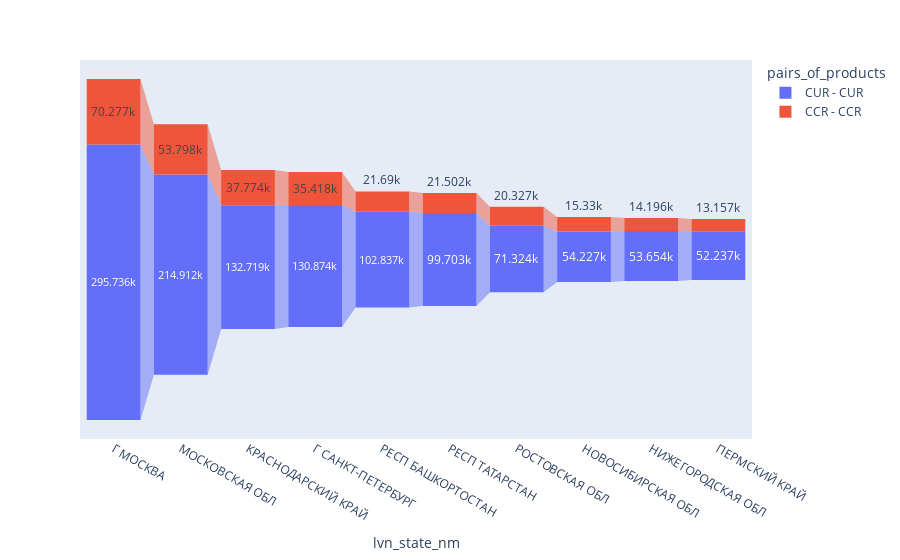

The cell this chart's notebook holds for it:
### Markdown cell above
### - Проверяем изменения на топ 10 записях по городам и частоте миганий

### Code cell
for_funnel_3 = df_top_pairs.groupby(['pairs_of_products', 'lvn_state_nm'], as_index=False)['party_rk'].count() \
            .sort_values(['party_rk', 'lvn_state_nm', 'pairs_of_products'], ascending=False) \
            .reset_index(drop=True) \
            .query("lvn_state_nm in ('Г МОСКВА', 'Г САНКТ-ПЕТЕРБУРГ', 'КРАСНОДАРСКИЙ КРАЙ', 'МОСКОВСКАЯ ОБЛ', 'НИЖЕГОРОДСКАЯ ОБЛ', 'НОВОСИБИРСКАЯ ОБЛ', 'ПЕРМСКИЙ КРАЙ', 'РЕСП БАШКОРТОСТАН', 'РЕСП ТАТАРСТАН', 'РОСТОВСКАЯ ОБЛ')") \
#             .pivot_table(index='pairs_of_products', columns='lvn_state_nm', values='party_rk', aggfunc='sum') \
#             .fillna(0) \
#             .astype(int)

fig_2 = px.funnel(for_funnel_3, x='lvn_state_nm', y='party_rk', color='pairs_of_products')
fig_2.show()

### Figure 1 — Plotly figure (JSON) as saved in the notebook; plotly's stock layout.template omitted (floating-point values rounded to 4 significant figures)
{"data": [{"hovertemplate": "pairs_of_products=CUR - CUR<br>lvn_state_nm=%{x}<br>party_rk=%{y}<extra></extra>", "legendgroup": "CUR - CUR", "marker": {"color": "#636efa"}, "name": "CUR - CUR", "orientation": "v", "showlegend": true, "type": "funnel", "x": ["Г МОСКВА", "МОСКОВСКАЯ ОБЛ", "КРАСНОДАРСКИЙ КРАЙ", "Г САНКТ-ПЕТЕРБУРГ", "РЕСП БАШКОРТОСТАН", "РЕСП ТАТАРСТАН", "РОСТОВСКАЯ ОБЛ", "НОВОСИБИРСКАЯ ОБЛ", "НИЖЕГОРОДСКАЯ ОБЛ", "ПЕРМСКИЙ КРАЙ"], "xaxis": "x", "y": [295736, 214912, 132719, 130874, 102837, 99703, 71324, 54227, 53654, 52237], "yaxis": "y"}, {"hovertemplate": "pairs_of_products=CCR - CCR<br>lvn_state_nm=%{x}<br>party_rk=%{y}<extra></extra>", "legendgroup": "CCR - CCR", "marker": {"color": "#EF553B"}, "name": "CCR - CCR", "orientation": "v", "showlegend": true, "type": "funnel", "x": ["Г МОСКВА", "МОСКОВСКАЯ ОБЛ", "КРАСНОДАРСКИЙ КРАЙ", "Г САНКТ-ПЕТЕРБУРГ", "РЕСП БАШКОРТОСТАН", "РЕСП ТАТАРСТАН", "РОСТОВСКАЯ ОБЛ", "НОВОСИБИРСКАЯ ОБЛ", "НИЖЕГОРОДСКАЯ ОБЛ", "ПЕРМСКИЙ КРАЙ"], "xaxis": "x", "y": [70277, 53798, 37774, 35418, 21690, 21502, 20327, 15330, 14196, 13157], "yaxis": "y"}], "layout": {"legend": {"title": {"text": "pairs_of_products"}, "tracegroupgap": 0}, "margin": {"t": 60}, "xaxis": {"anchor": "y", "domain": [0, 1], "title": {"text": "lvn_state_nm"}}, "yaxis": {"anchor": "x", "domain": [0, 1], "title": {"text": "party_rk"}}}}
